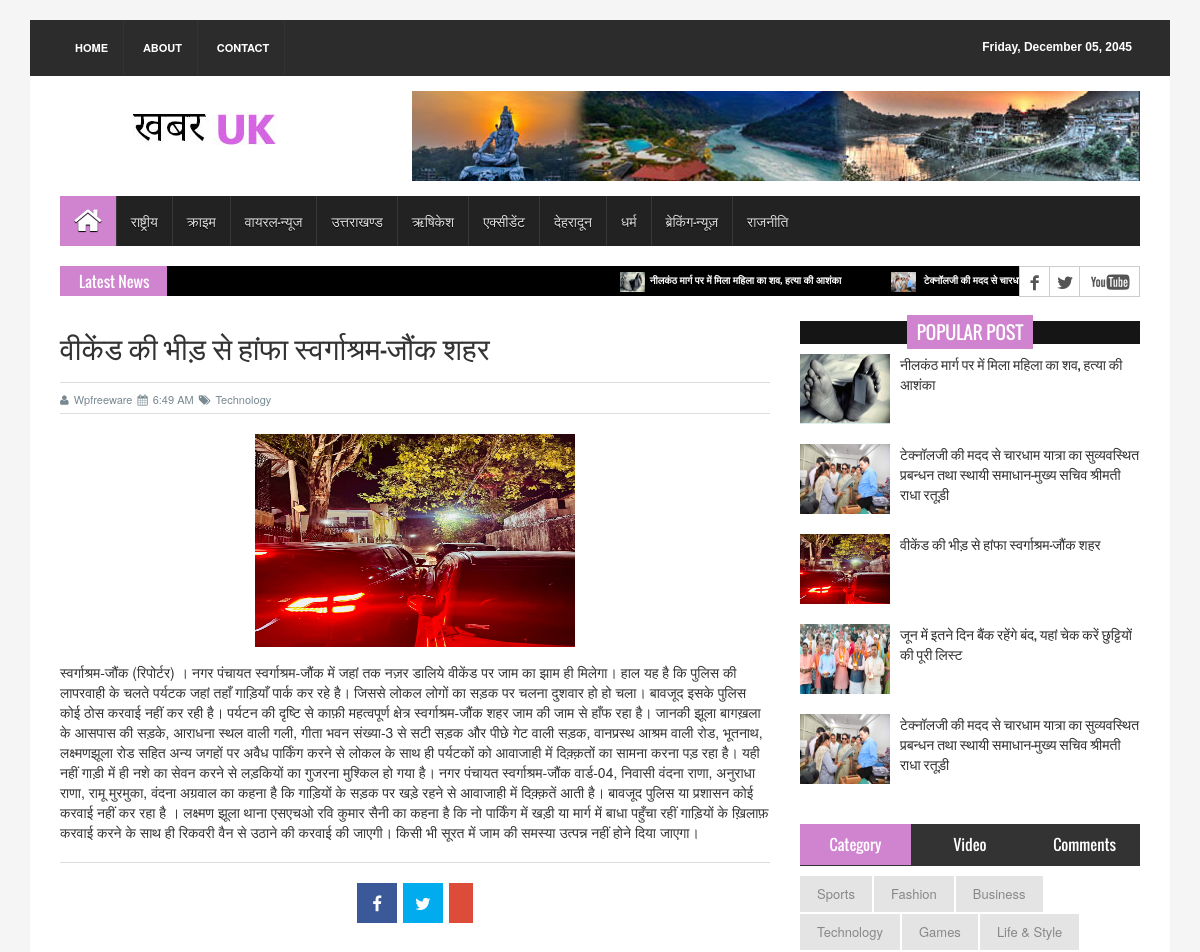
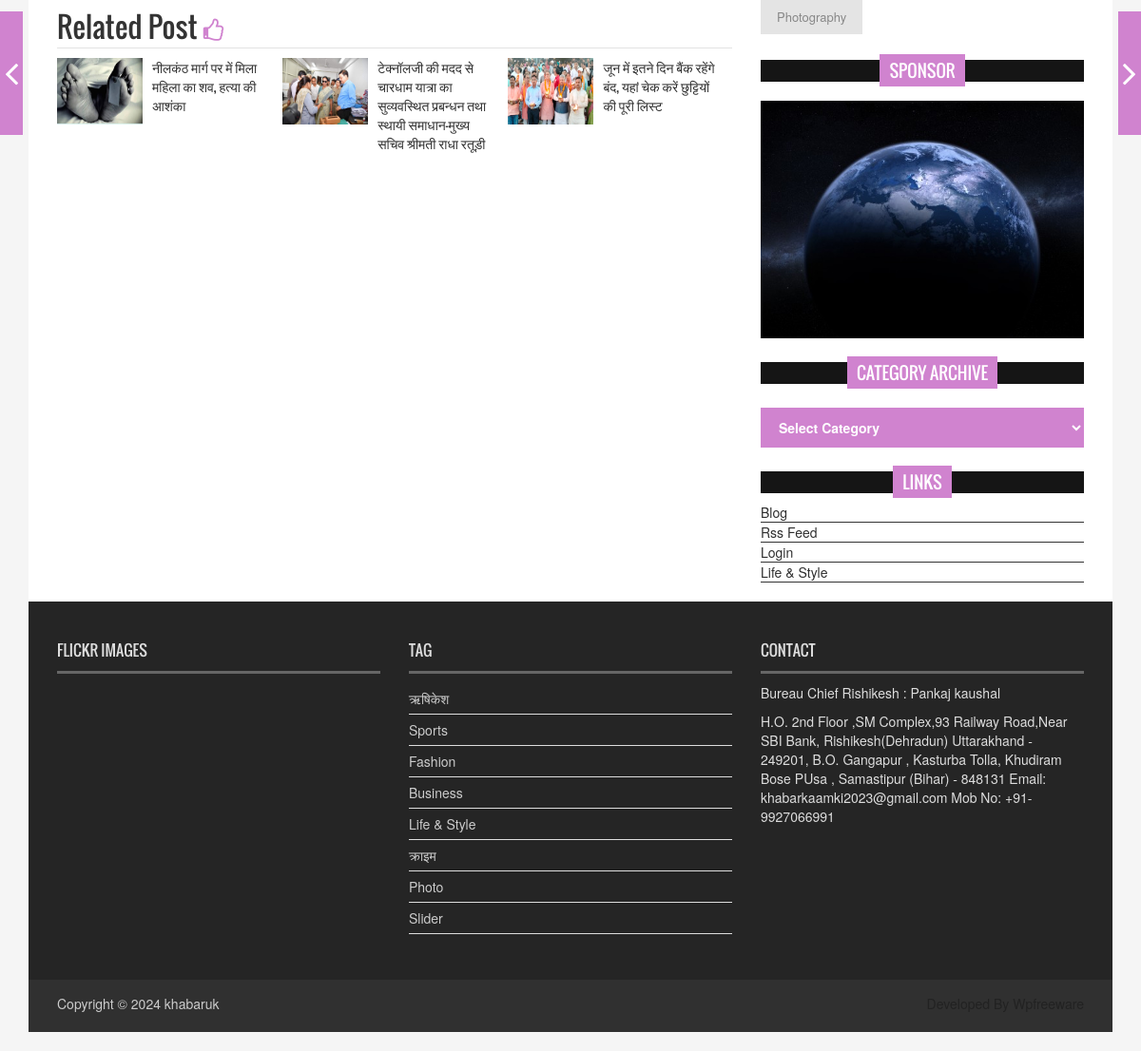
Page /3 on the committed database (2 pictures, top to bottom).
### tables this page shows
CREATE TABLE `tbl_menu` (
  `id` int(11) NOT NULL,
  `title` varchar(50) NOT NULL,
  `url` varchar(50) NOT NULL,
  `is_submenu` enum('0','1') NOT NULL,
  `is_active` enum('1','0') NOT NULL
);

CREATE TABLE `tbl_news` (
  `id` int(11) NOT NULL,
  `title` varchar(200) NOT NULL,
  `description` text NOT NULL,
  `date` date DEFAULT NULL,
  `small_image_url` varchar(50) NOT NULL,
  `large_image_url` varchar(50) NOT NULL,
  `category` enum('1','2','3','4','5','6','7','8','9','10') NOT NULL,
  `is_active` enum('0','1') NOT NULL,
  `is_delete` enum('0','1') NOT NULL
);

### include/connection.php (called while the page is built, shortened)
<?php
class connect
{
	function runQuery($sql){
		$servername = "localhost";
		$username = "root";
		$password = "";
		$dbname = "khabar_uk";
		$conn = mysqli_connect($servername, $username, $password, $dbname);
		return mysqli_query($conn, $sql);
	}
}
?>

### include/common.php (called while the page is built, shortened)
<?php
require_once 'classes.php';
$admin = new admin();
?>

### include/classes.php (the view, shortened to what this page needs)
<?php require_once 'connection.php';
class admin
{
	function getMenus()
	{
		$sql = "CALL getMenus()";
		$ret = $this->query($sql);
		if(isset($_GET['tabId'])){
			$tabClickId = $_GET['tabId'];
		}else{
			$tabClickId = 0;
		}
		while($row = $this->fetcharray($ret)) {
			echo $tabClickId && $tabClickId == $row['id'] ? '<li class="active">' : '<li>';
			echo '<a href="' . $row['id'] . '">' . $row['title'] . '</a>';
			echo '</li>';
		}
	}
	function getPostDetails()
	{
		$sql = "CALL getPostDetails(" . $_GET['postId'] .")";
		$ret = $this->query($sql);
		while($row = $this->fetcharray($ret)) {
			echo '<h1>' . $row['title'] . '</h1>';
			echo '<div class="post_commentbox">';
			echo '<a href="#"><i class="fa fa-user"></i>Wpfreeware</a>';
			echo '<span>';
			echo '<i class="fa fa-calendar"></i>6:49 AM';
			echo '</span>';
			echo '<a href="#">';
			echo '<i class="fa fa-tags"></i>Technology';
			echo '</a>';
			echo '</div>';
			echo '<div class="single_page_content">';
			echo '<img class="img-center" src="assets/images/' . $row['small_image_url'] . '" alt="">';
			echo $row['description'];
			echo '</div>';
		}
	}
	function getPostMediaShare()
	{
		$sql = "CALL getPostDetails(" . $_GET['postId'] .")";
		$ret = $this->query($sql);
		while($row = $this->fetcharray($ret)) {
			echo '<li><a target="_blank" href="#"><i class="fa fa-facebook"></i></a></li>';
			echo '<li><a target="_blank" href="#"><i class="fa fa-twitter"></i></a></li>';
			echo '<li><a target="_blank" href="https://api.whatsapp.com/send?text=' .  $row['title'] . '"><i class="fa fa-whatsapp"></i></a></li>';
		}
	}
	function getLatestNews()
	{
		$latestNewsCatagory = 2;
		$sql = "CALL getLatestNews(" . $latestNewsCatagory . ")";
		$ret = $this->query($sql);
		while($row = $this->fetcharray($ret)) {
		echo '<li>';
			echo '<a href="">';
				echo '<img src="assets/images/' . $row['large_image_url'] . '" alt="">';
				echo $row['title'];
				echo '</a>';
			echo '</li>';
		}
	}
	function getLatestPost($latestNewsCatagory)
	{
		$sql = "CALL getLatestNews(" . $latestNewsCatagory . ")";
		$ret = $this->query($sql);
		while($row = $this->fetcharray($ret)) {
			echo '<li>';
			echo '<div class="media">';
			echo '<a href="' . $row['id'] . '" class="media-left">';
			echo '<img src="assets/images/' . $row['large_image_url'] . '" alt="">';
			echo '</a>';
			echo '<div class="media-body">';
			echo '<a href="' . $row['id'] . '" class="catg_title">';
			echo $row['title'];
			echo '</a>';
			echo '</div>';
			echo '</div>';
			echo '</li>';
		}
	}
	function getRelatedPost($newsId)
	{
		$sql = "CALL getRelatedPost(" . $newsId . ")";
		return $this->query($sql);
	}
    function fetcharray($sql)
    {
    	return mysqli_fetch_array($sql);
    }
    function query($sql)
    {
		$connect = new connect();
		return $connect->runQuery($sql);
    }
}
?>

### pages/details-post.php (shortened to what this page needs)
<!DOCTYPE html>
<html>
<?php
    require_once '../include/common.php';
    require_once './header.php';
?>
<body>
    <div class="container">
        <header id="header">
            <div class="row">
                <div class="col-lg-12 col-md-12 col-sm-12">
                    <div class="header_top">
                        <div class="header_top_left">
                            <ul class="top_nav">
                                <li><a href="home">Home</a></li>
                                <li><a href="#">About</a></li>
                                <li><a href="contact.html">Contact</a></li>
                            </ul>
                        </div>
                        <div class="header_top_right">
                            <p id="pcurrentDate">Friday, December 05, 2045</p>
                        </div>
                    </div>
                </div>
                <div class="col-lg-12 col-md-12 col-sm-12">
                    <div class="header_bottom">
                        <div class="logo_area"><a href="home" class="logo"><img src="<?=URL?>/assets/images/logo.jpg"
                                    alt=""></a>
                        </div>
                        <div class="add_banner"><a href="#"><img src="<?=URL?>/assets/images/addbanner_728x90_V1.jpg"
                                    alt=""></a>
                        </div>
                    </div>
                </div>
            </div>
        </header>
        <?php include 'menu.php'; ?>
        <?php include 'latest-news.php'; ?>
        <section id="contentSection">
            <div class="row">
                <div class="col-lg-8 col-md-8 col-sm-8">
                    <div class="left_content">
                        <div class="single_page">
                            <?php $admin->getPostDetails(); ?>
                            <div class="social_link">
                                <ul class="sociallink_nav">
                                    <?php $admin->getPostMediaShare(); ?>
                                </ul>
                            </div>
                            <div class="related_post">
                                <h2>Related Post <i class="fa fa-thumbs-o-up"></i></h2>
                                <ul class="spost_nav wow fadeInDown animated">
                                    <?php
                                    $relatedPostTitleResult = $admin->getRelatedPost($_GET['postId']);
                                    while($row = $admin->fetcharray($relatedPostTitleResult)) {
                                        $rowId = $row['id'];
                                        $imageURL = $row['large_image_url'];
                                        $newsTitle = $row['title'];
                                    ?>
                                    <li>
                                        <div class="media">
                                            <a href="<?php echo $rowId ?>" class="media-left">
                                                <img src="<?=URL?>/assets/images/<?php echo $imageURL ?>" alt="">
                                            </a>
                                            <div class="media-body">
                                                <a href="<?php echo $row['id'] ?>" class="catg_title">
                                                    <?php echo $newsTitle ?>
                                                </a>
                                            </div>
                                        </div>
                                    </li>
                                    <?php
                                    }
                                ?>
                                </ul>
                            </div>
                        </div>
                    </div>
                </div>
                <nav class="nav-slit"> <a class="prev" href="#"> <span class="icon-wrap"><i
                                class="fa fa-angle-left"></i></span>
                    </a> <a class="next" href="#"> <span class="icon-wrap"><i class="fa fa-angle-right"></i></span>
                    </a> </nav>
                <div class="col-lg-4 col-md-4 col-sm-4">
                    <aside class="right_content">
                        <?php include 'popular-post.php' ?>
                        <div class="single_sidebar">
                            <ul class="nav nav-tabs" role="tablist">
                                <li role="presentation" class="active"><a href="#category" aria-controls="home"
                                        role="tab" data-toggle="tab">Category</a></li>
                                <li role="presentation"><a href="#video" aria-controls="profile" role="tab"
                                        data-toggle="tab">Video</a></li>
                                <li role="presentation"><a href="#comments" aria-controls="messages" role="tab"
                                        data-toggle="tab">Comments</a></li>
                            </ul>
                            <div class="tab-content">
                                <div role="tabpanel" class="tab-pane active" id="category">
                                    <ul>
                                        <li class="cat-item"><a href="#">Sports</a></li>
                                        <li class="cat-item"><a href="#">Fashion</a></li>
                                        <li class="cat-item"><a href="#">Business</a></li>
                                        <li class="cat-item"><a href="#">Technology</a></li>
                                        <li class="cat-item"><a href="#">Games</a></li>
                                        <li class="cat-item"><a href="#">Life &amp; Style</a></li>
                                        <li class="cat-item"><a href="#">Photography</a></li>
                                    </ul>
                                </div>
                            </div>
                        </div>
                        <div class="single_sidebar wow fadeInDown">
                            <h2><span>Sponsor</span></h2>
                            <a class="sideAdd" href="#"><img src="<?=URL?>/assets/images/add_img.jpg" alt=""></a>
                        </div>
                        <div class="single_sidebar wow fadeInDown">
                            <h2><span>Category Archive</span></h2>
                            <select class="catgArchive">
                                <option>Select Category</option>
                            </select>
                        </div>
                        <div class="single_sidebar wow fadeInDown">
                            <h2><span>Links</span></h2>
                            <ul>
                                <li><a href="#">Blog</a></li>
                                <li><a href="#">Rss Feed</a></li>
                                <li><a href="#">Login</a></li>
                                <li><a href="#">Life &amp; Style</a></li>
                            </ul>
                        </div>
                    </aside>
                </div>
            </div>
        </section>
        <?php include './footer.php' ?>
</body>
</html>

### assets/css/li-scroller.css (style rules this page uses)
ul.newsticker li { float:left; margin:0; padding:0 }
ul.newsticker a { white-space:nowrap; padding:0; color:#fff; margin:0 50px 0 0 }
ul.newsticker a > img { height:20px; margin-right:5px; width:25px }

### assets/css/theme.css (style rules this page uses)
.single_sidebar > h2 span { background:none repeat scroll 0 0 #d083cf }
.nav-tabs > li.active > a, .nav-tabs > li.active > a:hover, .nav-tabs > li.active > a:focus { background-color:#d083cf }
.nav-slit .icon-wrap { background-color:#d083cf }
.catgArchive { background-color:#d083cf }
.related_post > h2 i { color:#d083cf }

### rows in the picture
tbl_menu: title "राष्ट्रीय"
tbl_menu: title "क्राइम"
tbl_menu: title "वायरल-न्यूज"
tbl_menu: title "उत्तराखण्ड"
tbl_menu: title "ऋषिकेश"
tbl_menu: title "एक्सीडेंट"
tbl_menu: title "देहरादून"
tbl_menu: title "धर्म"
tbl_menu: title "ब्रेकिंग-न्यूज़"
tbl_menu: title "राजनीति"
tbl_news: large_image_url (picture), title "नीलकंठ मार्ग पर में मिला महिला का शव, हत्या की आशंका"
tbl_news: large_image_url (picture), title "टेक्नॉलजी की मदद से चारधाम…", title "टेक्नॉलजी की मदद से चारधाम यात्रा का सुव्यवस्थित प्रबन्धन तथा स्थायी समाधान-मुख्य सचिव श्रीमती राधा रतूड़ी"
tbl_news: title "वीकेंड की भीड़ से हांफा स्वर्गाश्रम-जौंक शहर", small_image_url (picture), description "स्वर्गाश्रम-जौंक (रिपोर्टर) । नगर पंचायत स्वर्गाश्रम-जौंक में जहां तक नज़र डालिये वीकेंड पर जाम का झाम ही मिलेगा। हाल यह है कि पुलिस की लापरवाही के चलते पर्यटक जहां तहाँ गाड़ियाँ पार्क कर रहे है। जिससे लोकल लोगों का सड़क पर चलना दुशवार हो हो चला। बावजूद इसके पुलिस कोई ठोस करवाई नहीं कर रही है। पर्यटन की दृष्टि से काफ़ी महत्वपूर्ण क्षेत्र स्वर्गाश्रम-जौंक शहर जाम की जाम से हाँफ रहा है। जानकी झूला बागख़ला के आसपास की सड़के, आराधना स्थल वाली गली, गीता भवन संख्या-3 से सटी सड़क और पीछे गेट वाली सड़क, वानप्रस्थ आश्रम वाली रोड, भूतनाथ, लक्ष्मणझूला रोड सहित अन्य जगहों पर अवैध पार्किंग करने से लोकल के साथ ही पर्यटकों को आवाजाही में दिक़्क़तों का सामना करना पड़ रहा है। यही नहीं गाड़ी में ही नशे का…", large_image_url (picture)
tbl_news: large_image_url (picture), title "जून में इतने दिन बैंक रहेंगे बंद, यहां चेक करें छुट्टियों की पूरी लिस्ट"
tbl_news: large_image_url (picture), title "टेक्नॉलजी की मदद से चारधाम यात्रा का सुव्यवस्थित प्रबन्धन तथा स्थायी समाधान-मुख्य सचिव श्रीमती राधा रतूड़ी"
